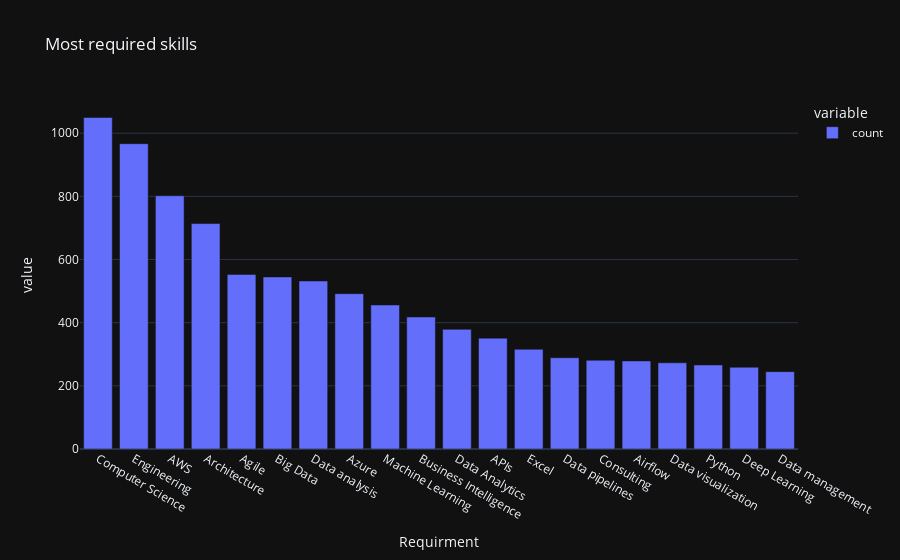

Notebook code for this chart:
### Code cell
fig=px.bar(data_frame=pd.DataFrame(Requirment,columns=['Requirment'])['Requirment'].value_counts().nlargest(20),template='plotly_dark',title='Most required skills')
fig.show()

### Figure 1 — Plotly figure (JSON) as saved in the notebook; plotly's stock layout.template omitted (floating-point values rounded to 4 significant figures)
{"data": [{"alignmentgroup": "True", "hovertemplate": "variable=count<br>Requirment=%{x}<br>value=%{y}<extra></extra>", "legendgroup": "count", "marker": {"color": "#636efa", "pattern": {"shape": ""}}, "name": "count", "offsetgroup": "count", "orientation": "v", "showlegend": true, "textposition": "auto", "type": "bar", "x": ["Computer Science", "Engineering", "AWS", "Architecture", "Agile", "Big Data", "Data analysis", "Azure", "Machine Learning", "Business Intelligence", "Data Analytics", "APIs", "Excel", "Data pipelines", "Consulting", "Airflow", "Data visualization", "Python", "Deep Learning", "Data management"], "xaxis": "x", "y": [1050, 967, 802, 714, 553, 545, 532, 492, 456, 418, 379, 351, 316, 289, 281, 279, 273, 266, 259, 245], "yaxis": "y"}], "layout": {"barmode": "relative", "legend": {"title": {"text": "variable"}, "tracegroupgap": 0}, "title": {"text": "Most required skills"}, "xaxis": {"anchor": "y", "domain": [0, 1], "title": {"text": "Requirment"}}, "yaxis": {"anchor": "x", "domain": [0, 1], "title": {"text": "value"}}}}
